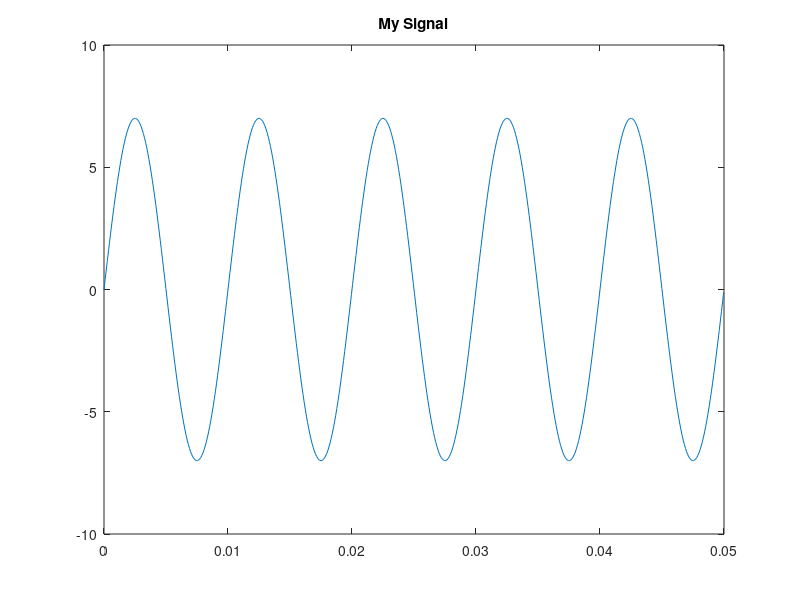

Here is the MATLAB script that generated this plot:
x.Amp = 7;
x.freq = 100;
x.phase = -pi/2;
x.fs = 11025;
x.timeInterval = 0:(1/x.fs):0.05;
x.values = x.Amp*cos(2*pi*(x.freq)*(x.timeInterval) + x.phase);
x.name = 'My Signal';
x
plot(x.timeInterval, x.values);
title(x.name)
